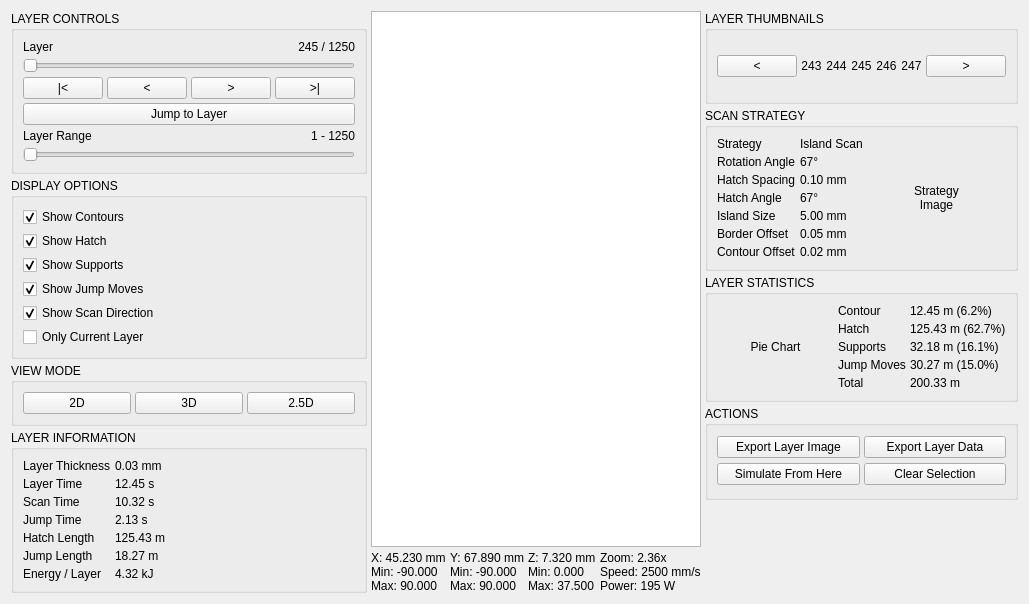
        <widget class="QWidget" name="page_gcode">
         <layout class="QGridLayout" name="gridLayout_page3" columnstretch="2,6,3">
          <property name="spacing">
           <number>4</number>
          </property>
          <item row="0" column="0">
           <layout class="QVBoxLayout" name="vLayout_c1_p3">
            <property name="spacing">
             <number>4</number>
            </property>
            <item>
             <widget class="QGroupBox" name="gb_layer_controls">
              <property name="sizePolicy">
               <sizepolicy hsizetype="Expanding" vsizetype="Expanding">
                <horstretch>0</horstretch>
                <verstretch>0</verstretch>
               </sizepolicy>
              </property>
              <property name="title">
               <string>LAYER CONTROLS</string>
              </property>
              <layout class="QVBoxLayout" name="vLayout_layer_controls">
               <property name="spacing">
                <number>4</number>
               </property>
               <item>
                <layout class="QHBoxLayout" name="hLayout_layer_status">
                 <property name="spacing">
                  <number>4</number>
                 </property>
                 <item>
                  <widget class="QLabel" name="lbl_layer_text">
                   <property name="text">
                    <string>Layer</string>
                   </property>
                  </widget>
                 </item>
                 <item>
                  <widget class="QLabel" name="lbl_layer_val">
                   <property name="text">
                    <string>245 / 1250</string>
                   </property>
                   <property name="alignment">
                    <set>Qt::AlignmentFlag::AlignRight|Qt::AlignmentFlag::AlignTrailing|Qt::AlignmentFlag::AlignVCenter</set>
                   </property>
                  </widget>
                 </item>
                </layout>
               </item>
               <item>
                <widget class="QSlider" name="slider_layer">
                 <property name="orientation">
                  <enum>Qt::Orientation::Horizontal</enum>
                 </property>
                </widget>
               </item>
               <item>
                <layout class="QHBoxLayout" name="hLayout_layer_btns">
                 <property name="spacing">
                  <number>4</number>
                 </property>
                 <item>
                  <widget class="QPushButton" name="btn_layer_first">
                   <property name="minimumSize">
                    <size>
                     <width>0</width>
                     <height>20</height>
                    </size>
                   </property>
                   <property name="text">
                    <string>|&lt;</string>
                   </property>
                  </widget>
                 </item>
                 <item>
                  <widget class="QPushButton" name="btn_layer_prev">
                   <property name="minimumSize">
                    <size>
                     <width>0</width>
                     <height>20</height>
                    </size>
                   </property>
                   <property name="text">
                    <string>&lt;</string>
                   </property>
                  </widget>
                 </item>
                 <item>
                  <widget class="QPushButton" name="btn_layer_next">
                   <property name="minimumSize">
                    <size>
                     <width>0</width>
                     <height>20</height>
                    </size>
                   </property>
                   <property name="text">
                    <string>&gt;</string>
                   </property>
                  </widget>
                 </item>
                 <item>
                  <widget class="QPushButton" name="btn_layer_last">
                   <property name="minimumSize">
                    <size>
                     <width>0</width>
                     <height>20</height>
                    </size>
                   </property>
                   <property name="text">
                    <string>&gt;|</string>
                   </property>
                  </widget>
                 </item>
                </layout>
               </item>
               <item>
                <widget class="QPushButton" name="btn_jump_layer">
                 <property name="minimumSize">
                  <size>
                   <width>0</width>
                   <height>20</height>
                  </size>
                 </property>
                 <property name="text">
                  <string>Jump to Layer</string>
                 </property>
                </widget>
               </item>
               <item>
                <layout class="QHBoxLayout" name="hLayout_range_status">
                 <property name="spacing">
                  <number>4</number>
                 </property>
                 <item>
                  <widget class="QLabel" name="lbl_range_text">
                   <property name="text">
                    <string>Layer Range</string>
                   </property>
                  </widget>
                 </item>
                 <item>
                  <widget class="QLabel" name="lbl_range_val">
                   <property name="text">
                    <string>1 - 1250</string>
                   </property>
                   <property name="alignment">
                    <set>Qt::AlignmentFlag::AlignRight|Qt::AlignmentFlag::AlignTrailing|Qt::AlignmentFlag::AlignVCenter</set>
                   </property>
                  </widget>
                 </item>
                </layout>
               </item>
               <item>
                <widget class="QSlider" name="slider_layer_range">
                 <property name="orientation">
                  <enum>Qt::Orientation::Horizontal</enum>
                 </property>
                </widget>
               </item>
              </layout>
             </widget>
            </item>
            <item>
             <widget class="QGroupBox" name="gb_display_options">
              <property name="sizePolicy">
               <sizepolicy hsizetype="Expanding" vsizetype="Expanding">
                <horstretch>0</horstretch>
                <verstretch>0</verstretch>
               </sizepolicy>
              </property>
              <property name="title">
               <string>DISPLAY OPTIONS</string>
              </property>
              <layout class="QVBoxLayout" name="vLayout_display_options">
               <property name="spacing">
                <number>4</number>
               </property>
               <item>
                <widget class="QCheckBox" name="chk_show_contours">
                 <property name="text">
                  <string>Show Contours</string>
                 </property>
                 <property name="checked">
                  <bool>true</bool>
                 </property>
                </widget>
               </item>
               <item>
                <widget class="QCheckBox" name="chk_show_hatch">
                 <property name="text">
                  <string>Show Hatch</string>
                 </property>
                 <property name="checked">
                  <bool>true</bool>
                 </property>
                </widget>
               </item>
               <item>
                <widget class="QCheckBox" name="chk_show_supports">
                 <property name="text">
                  <string>Show Supports</string>
                 </property>
                 <property name="checked">
                  <bool>true</bool>
                 </property>
                </widget>
               </item>
               <item>
                <widget class="QCheckBox" name="chk_show_jump">
                 <property name="text">
                  <string>Show Jump Moves</string>
                 </property>
                 <property name="checked">
                  <bool>true</bool>
                 </property>
                </widget>
               </item>
               <item>
                <widget class="QCheckBox" name="chk_show_scan_dir">
                 <property name="text">
                  <string>Show Scan Direction</string>
                 </property>
                 <property name="checked">
                  <bool>true</bool>
                 </property>
                </widget>
               </item>
               <item>
                <widget class="QCheckBox" name="chk_only_current">
                 <property name="text">
                  <string>Only Current Layer</string>
                 </property>
                </widget>
               </item>
              </layout>
             </widget>
            </item>
            <item>
             <widget class="QGroupBox" name="gb_view_mode">
              <property name="sizePolicy">
               <sizepolicy hsizetype="Expanding" vsizetype="Expanding">
                <horstretch>0</horstretch>
                <verstretch>0</verstretch>
               </sizepolicy>
              </property>
              <property name="title">
               <string>VIEW MODE</string>
              </property>
              <layout class="QHBoxLayout" name="hLayout_view_mode">
               <property name="spacing">
                <number>4</number>
               </property>
               <item>
                <widget class="QPushButton" name="btn_view_2d">
                 <property name="minimumSize">
                  <size>
                   <width>0</width>
                   <height>20</height>
                  </size>
                 </property>
                 <property name="text">
                  <string>2D</string>
                 </property>
                </widget>
               </item>
               <item>
                <widget class="QPushButton" name="btn_view_3d">
                 <property name="minimumSize">
                  <size>
                   <width>0</width>
                   <height>20</height>
                  </size>
                 </property>
                 <property name="text">
                  <string>3D</string>
                 </property>
                </widget>
               </item>
               <item>
                <widget class="QPushButton" name="btn_view_25d">
                 <property name="minimumSize">
                  <size>
                   <width>0</width>
                   <height>20</height>
                  </size>
                 </property>
                 <property name="text">
                  <string>2.5D</string>
                 </property>
                </widget>
               </item>
              </layout>
             </widget>
            </item>
            <item>
             <widget class="QGroupBox" name="gb_layer_info">
              <property name="sizePolicy">
               <sizepolicy hsizetype="Expanding" vsizetype="Expanding">
                <horstretch>0</horstretch>
                <verstretch>0</verstretch>
               </sizepolicy>
              </property>
              <property name="title">
               <string>LAYER INFORMATION</string>
              </property>
              <layout class="QFormLayout" name="formLayout_layer_info">
               <property name="horizontalSpacing">
                <number>4</number>
               </property>
               <property name="verticalSpacing">
                <number>4</number>
               </property>
               <item row="0" column="0">
                <widget class="QLabel" name="lbl_linfo_thick">
                 <property name="text">
                  <string>Layer Thickness</string>
                 </property>
                </widget>
               </item>
               <item row="0" column="1">
                <widget class="QLabel" name="val_linfo_thick">
                 <property name="text">
                  <string>0.03 mm</string>
                 </property>
                </widget>
               </item>
               <item row="1" column="0">
                <widget class="QLabel" name="lbl_linfo_ltime">
                 <property name="text">
                  <string>Layer Time</string>
                 </property>
                </widget>
               </item>
               <item row="1" column="1">
                <widget class="QLabel" name="val_linfo_ltime">
                 <property name="text">
                  <string>12.45 s</string>
                 </property>
                </widget>
               </item>
               <item row="2" column="0">
                <widget class="QLabel" name="lbl_linfo_stime">
                 <property name="text">
                  <string>Scan Time</string>
                 </property>
                </widget>
               </item>
               <item row="2" column="1">
                <widget class="QLabel" name="val_linfo_stime">
                 <property name="text">
                  <string>10.32 s</string>
                 </property>
                </widget>
               </item>
               <item row="3" column="0">
                <widget class="QLabel" name="lbl_linfo_jtime">
                 <property name="text">
                  <string>Jump Time</string>
                 </property>
                </widget>
               </item>
               <item row="3" column="1">
                <widget class="QLabel" name="val_linfo_jtime">
                 <property name="text">
                  <string>2.13 s</string>
                 </property>
                </widget>
               </item>
               <item row="4" column="0">
                <widget class="QLabel" name="lbl_linfo_hlen">
                 <property name="text">
                  <string>Hatch Length</string>
                 </property>
                </widget>
               </item>
               <item row="4" column="1">
                <widget class="QLabel" name="val_linfo_hlen">
                 <property name="text">
                  <string>125.43 m</string>
                 </property>
                </widget>
               </item>
               <item row="5" column="0">
                <widget class="QLabel" name="lbl_linfo_jlen">
                 <property name="text">
                  <string>Jump Length</string>
                 </property>
                </widget>
               </item>
               <item row="5" column="1">
                <widget class="QLabel" name="val_linfo_jlen">
                 <property name="text">
                  <string>18.27 m</string>
                 </property>
                </widget>
               </item>
               <item row="6" column="0">
                <widget class="QLabel" name="lbl_linfo_energy">
                 <property name="text">
                  <string>Energy / Layer</string>
                 </property>
                </widget>
               </item>
               <item row="6" column="1">
                <widget class="QLabel" name="val_linfo_energy">
                 <property name="text">
                  <string>4.32 kJ</string>
                 </property>
                </widget>
               </item>
              </layout>
             </widget>
            </item>
            <item>
             <spacer>
              <property name="orientation">
               <enum>Qt::Orientation::Vertical</enum>
              </property>
              <property name="sizeHint" stdset="0">
               <size>
                <width>0</width>
                <height>0</height>
               </size>
              </property>
             </spacer>
            </item>
           </layout>
          </item>
          <item row="0" column="1">
           <layout class="QVBoxLayout" name="vLayout_c2_p3">
            <property name="spacing">
             <number>4</number>
            </property>
            <item>
             <widget class="QGraphicsView" name="graphicsView_layer">
              <property name="sizePolicy">
               <sizepolicy hsizetype="Expanding" vsizetype="Expanding">
                <horstretch>0</horstretch>
                <verstretch>0</verstretch>
               </sizepolicy>
              </property>
             </widget>
            </item>
            <item>
             <layout class="QHBoxLayout" name="hLayout_coords">
              <property name="spacing">
               <number>4</number>
              </property>
              <item>
               <widget class="QLabel" name="lbl_coord_x">
                <property name="text">
                 <string>X: 45.230 mm
Min: -90.000
Max: 90.000</string>
                </property>
               </widget>
              </item>
              <item>
               <widget class="QLabel" name="lbl_coord_y">
                <property name="text">
                 <string>Y: 67.890 mm
Min: -90.000
Max: 90.000</string>
                </property>
               </widget>
              </item>
              <item>
               <widget class="QLabel" name="lbl_coord_z">
                <property name="text">
                 <string>Z: 7.320 mm
Min: 0.000
Max: 37.500</string>
                </property>
               </widget>
              </item>
              <item>
               <widget class="QLabel" name="lbl_coord_zoom">
                <property name="text">
                 <string>Zoom: 2.36x
Speed: 2500 mm/s
Power: 195 W</string>
                </property>
               </widget>
              </item>
             </layout>
            </item>
           </layout>
          </item>
          <item row="0" column="2">
           <layout class="QVBoxLayout" name="vLayout_c3_p3">
            <property name="spacing">
             <number>4</number>
            </property>
            <item>
             <widget class="QGroupBox" name="gb_layer_thumbnails">
              <property name="sizePolicy">
               <sizepolicy hsizetype="Expanding" vsizetype="Expanding">
                <horstretch>0</horstretch>
                <verstretch>0</verstretch>
               </sizepolicy>
              </property>
              <property name="title">
               <string>LAYER THUMBNAILS</string>
              </property>
              <layout class="QHBoxLayout" name="hLayout_thumbnails">
               <property name="spacing">
                <number>4</number>
               </property>
               <item>
                <widget class="QPushButton" name="btn_thumb_prev">
                 <property name="minimumSize">
                  <size>
                   <width>0</width>
                   <height>20</height>
                  </size>
                 </property>
                 <property name="text">
                  <string>&lt;</string>
                 </property>
                </widget>
               </item>
               <item>
                <widget class="QLabel" name="lbl_thumb_1">
                 <property name="text">
                  <string>243</string>
                 </property>
                 <property name="alignment">
                  <set>Qt::AlignmentFlag::AlignCenter</set>
                 </property>
                </widget>
               </item>
               <item>
                <widget class="QLabel" name="lbl_thumb_2">
                 <property name="text">
                  <string>244</string>
                 </property>
                 <property name="alignment">
                  <set>Qt::AlignmentFlag::AlignCenter</set>
                 </property>
                </widget>
               </item>
               <item>
                <widget class="QLabel" name="lbl_thumb_3">
                 <property name="text">
                  <string>245</string>
                 </property>
                 <property name="alignment">
                  <set>Qt::AlignmentFlag::AlignCenter</set>
                 </property>
                </widget>
               </item>
               <item>
                <widget class="QLabel" name="lbl_thumb_4">
                 <property name="text">
                  <string>246</string>
                 </property>
                 <property name="alignment">
                  <set>Qt::AlignmentFlag::AlignCenter</set>
                 </property>
                </widget>
               </item>
               <item>
                <widget class="QLabel" name="lbl_thumb_5">
                 <property name="text">
                  <string>247</string>
                 </property>
                 <property name="alignment">
                  <set>Qt::AlignmentFlag::AlignCenter</set>
                 </property>
                </widget>
               </item>
               <item>
                <widget class="QPushButton" name="btn_thumb_next">
                 <property name="minimumSize">
                  <size>
                   <width>0</width>
                   <height>20</height>
                  </size>
                 </property>
                 <property name="text">
                  <string>&gt;</string>
                 </property>
                </widget>
               </item>
              </layout>
             </widget>
            </item>
            <item>
             <widget class="QGroupBox" name="gb_scan_strategy">
              <property name="sizePolicy">
               <sizepolicy hsizetype="Expanding" vsizetype="Expanding">
                <horstretch>0</horstretch>
                <verstretch>0</verstretch>
               </sizepolicy>
              </property>
              <property name="title">
               <string>SCAN STRATEGY</string>
              </property>
              <layout class="QHBoxLayout" name="hLayout_scan_strategy">
               <property name="spacing">
                <number>4</number>
               </property>
               <item>
                <layout class="QFormLayout" name="formLayout_scan_strategy">
                 <property name="horizontalSpacing">
                  <number>4</number>
                 </property>
                 <property name="verticalSpacing">
                  <number>4</number>
                 </property>
                 <item row="0" column="0">
                  <widget class="QLabel" name="lbl_strat_type">
                   <property name="text">
                    <string>Strategy</string>
                   </property>
                  </widget>
                 </item>
                 <item row="0" column="1">
                  <widget class="QLabel" name="val_strat_type">
                   <property name="text">
                    <string>Island Scan</string>
                   </property>
                  </widget>
                 </item>
                 <item row="1" column="0">
                  <widget class="QLabel" name="lbl_strat_rot">
                   <property name="text">
                    <string>Rotation Angle</string>
                   </property>
                  </widget>
                 </item>
                 <item row="1" column="1">
                  <widget class="QLabel" name="val_strat_rot">
                   <property name="text">
                    <string>67°</string>
                   </property>
                  </widget>
                 </item>
                 <item row="2" column="0">
                  <widget class="QLabel" name="lbl_strat_hatch">
                   <property name="text">
                    <string>Hatch Spacing</string>
                   </property>
                  </widget>
                 </item>
                 <item row="2" column="1">
                  <widget class="QLabel" name="val_strat_hatch">
                   <property name="text">
                    <string>0.10 mm</string>
                   </property>
                  </widget>
                 </item>
                 <item row="3" column="0">
                  <widget class="QLabel" name="lbl_strat_hatch_angle">
                   <property name="text">
                    <string>Hatch Angle</string>
                   </property>
                  </widget>
                 </item>
                 <item row="3" column="1">
                  <widget class="QLabel" name="val_strat_hatch_angle">
                   <property name="text">
                    <string>67°</string>
                   </property>
                  </widget>
                 </item>
                 <item row="4" column="0">
                  <widget class="QLabel" name="lbl_strat_island">
                   <property name="text">
                    <string>Island Size</string>
                   </property>
                  </widget>
                 </item>
                 <item row="4" column="1">
                  <widget class="QLabel" name="val_strat_island">
                   <property name="text">
                    <string>5.00 mm</string>
                   </property>
                  </widget>
                 </item>
                 <item row="5" column="0">
                  <widget class="QLabel" name="lbl_strat_border">
                   <property name="text">
                    <string>Border Offset</string>
                   </property>
                  </widget>
                 </item>
                 <item row="5" column="1">
                  <widget class="QLabel" name="val_strat_border">
                   <property name="text">
                    <string>0.05 mm</string>
                   </property>
                  </widget>
                 </item>
                 <item row="6" column="0">
                  <widget class="QLabel" name="lbl_strat_contour">
                   <property name="text">
                    <string>Contour Offset</string>
                   </property>
                  </widget>
                 </item>
                 <item row="6" column="1">
                  <widget class="QLabel" name="val_strat_contour">
                   <property name="text">
                    <string>0.02 mm</string>
                   </property>
                  </widget>
                 </item>
                </layout>
               </item>
               <item>
                <widget class="QLabel" name="lbl_strat_img_placeholder">
                 <property name="text">
                  <string>Strategy
Image</string>
                 </property>
                 <property name="alignment">
                  <set>Qt::AlignmentFlag::AlignCenter</set>
                 </property>
                </widget>
               </item>
              </layout>
             </widget>
            </item>
            <item>
             <widget class="QGroupBox" name="gb_layer_statistics">
              <property name="sizePolicy">
               <sizepolicy hsizetype="Expanding" vsizetype="Expanding">
                <horstretch>0</horstretch>
                <verstretch>0</verstretch>
               </sizepolicy>
              </property>
              <property name="title">
               <string>LAYER STATISTICS</string>
              </property>
              <layout class="QHBoxLayout" name="hLayout_layer_stats">
               <property name="spacing">
                <number>4</number>
               </property>
               <item>
                <widget class="QLabel" name="lbl_stats_pie_placeholder">
                 <property name="text">
                  <string>Pie Chart</string>
                 </property>
                 <property name="alignment">
                  <set>Qt::AlignmentFlag::AlignCenter</set>
                 </property>
                </widget>
               </item>
               <item>
                <layout class="QFormLayout" name="formLayout_layer_stats">
                 <property name="horizontalSpacing">
                  <number>4</number>
                 </property>
                 <property name="verticalSpacing">
                  <number>4</number>
                 </property>
                 <item row="0" column="0">
                  <widget class="QLabel" name="lbl_stat_contour">
                   <property name="text">
                    <string>Contour</string>
                   </property>
                  </widget>
                 </item>
                 <item row="0" column="1">
                  <widget class="QLabel" name="val_stat_contour">
                   <property name="text">
                    <string>12.45 m (6.2%)</string>
                   </property>
                  </widget>
                 </item>
                 <item row="1" column="0">
                  <widget class="QLabel" name="lbl_stat_hatch">
                   <property name="text">
                    <string>Hatch</string>
                   </property>
                  </widget>
                 </item>
                 <item row="1" column="1">
                  <widget class="QLabel" name="val_stat_hatch">
                   <property name="text">
                    <string>125.43 m (62.7%)</string>
                   </property>
                  </widget>
                 </item>
                 <item row="2" column="0">
                  <widget class="QLabel" name="lbl_stat_supp">
                   <property name="text">
                    <string>Supports</string>
                   </property>
                  </widget>
                 </item>
                 <item row="2" column="1">
                  <widget class="QLabel" name="val_stat_supp">
                   <property name="text">
                    <string>32.18 m (16.1%)</string>
                   </property>
                  </widget>
                 </item>
                 <item row="3" column="0">
                  <widget class="QLabel" name="lbl_stat_jump">
                   <property name="text">
                    <string>Jump Moves</string>
                   </property>
                  </widget>
                 </item>
                 <item row="3" column="1">
                  <widget class="QLabel" name="val_stat_jump">
                   <property name="text">
                    <string>30.27 m (15.0%)</string>
                   </property>
                  </widget>
                 </item>
                 <item row="4" column="0">
                  <widget class="QLabel" name="lbl_stat_total">
                   <property name="text">
                    <string>Total</string>
                   </property>
                  </widget>
                 </item>
                 <item row="4" column="1">
                  <widget class="QLabel" name="val_stat_total">
                   <property name="text">
                    <string>200.33 m</string>
                   </property>
                  </widget>
                 </item>
                </layout>
               </item>
              </layout>
             </widget>
            </item>
            <item>
             <widget class="QGroupBox" name="gb_layer_actions">
              <property name="sizePolicy">
               <sizepolicy hsizetype="Expanding" vsizetype="Expanding">
                <horstretch>0</horstretch>
                <verstretch>0</verstretch>
               </sizepolicy>
              </property>
              <property name="title">
               <string>ACTIONS</string>
              </property>
              <layout class="QGridLayout" name="gridLayout_layer_actions">
               <property name="spacing">
                <number>4</number>
               </property>
               <item row="0" column="0">
                <widget class="QPushButton" name="btn_act_export_img">
                 <property name="minimumSize">
                  <size>
                   <width>0</width>
                   <height>20</height>
                  </size>
                 </property>
                 <property name="text">
                  <string>Export Layer Image</string>
                 </property>
                </widget>
               </item>
               <item row="0" column="1">
                <widget class="QPushButton" name="btn_act_export_data">
                 <property name="minimumSize">
                  <size>
                   <width>0</width>
                   <height>20</height>
                  </size>
                 </property>
                 <property name="text">
                  <string>Export Layer Data</string>
                 </property>
                </widget>
               </item>
               <item row="1" column="0">
                <widget class="QPushButton" name="btn_act_simulate">
                 <property name="minimumSize">
                  <size>
                   <width>0</width>
                   <height>20</height>
                  </size>
                 </property>
                 <property name="text">
                  <string>Simulate From Here</string>
                 </property>
                </widget>
               </item>
               <item row="1" column="1">
                <widget class="QPushButton" name="btn_act_clear">
                 <property name="minimumSize">
                  <size>
                   <width>0</width>
                   <height>20</height>
                  </size>
                 </property>
                 <property name="text">
                  <string>Clear Selection</string>
                 </property>
                </widget>
               </item>
              </layout>
             </widget>
            </item>
            <item>
             <spacer>
              <property name="orientation">
               <enum>Qt::Orientation::Vertical</enum>
              </property>
              <property name="sizeHint" stdset="0">
               <size>
                <width>0</width>
                <height>0</height>
               </size>
              </property>
             </spacer>
            </item>
           </layout>
          </item>
         </layout>
        </widget>
